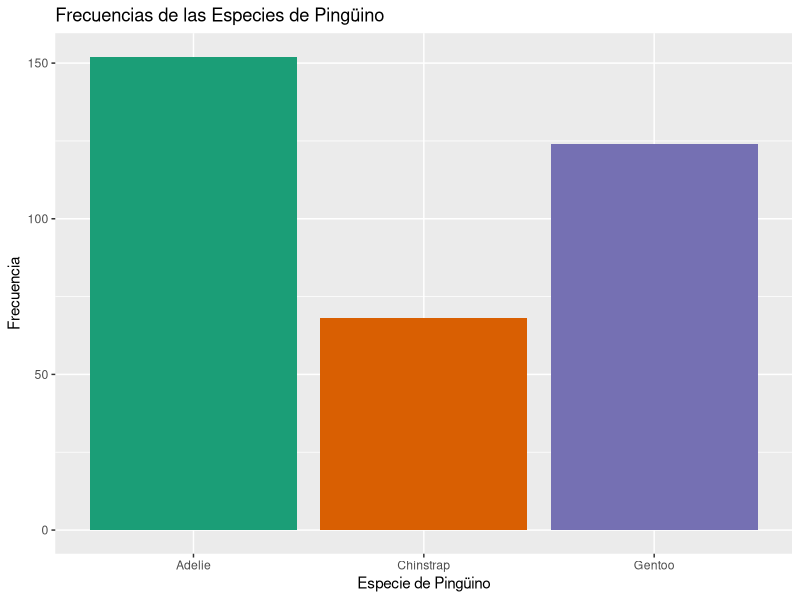
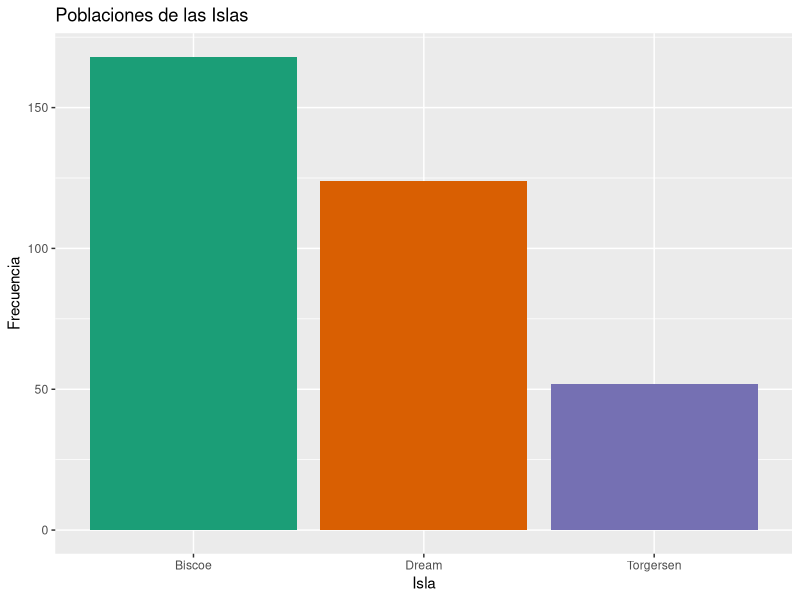
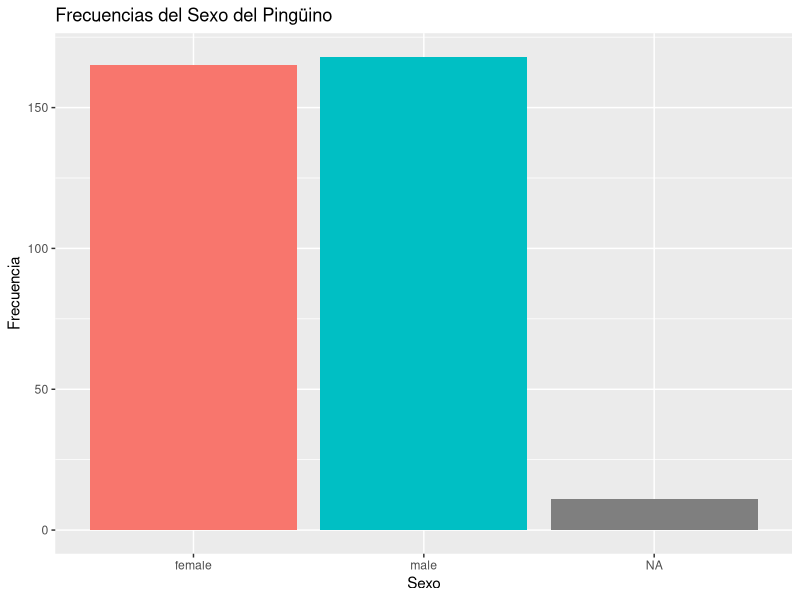
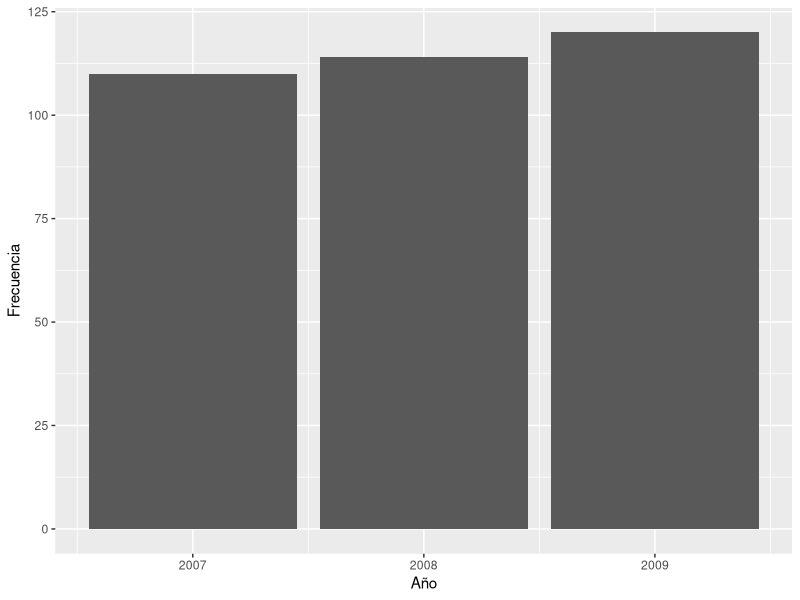
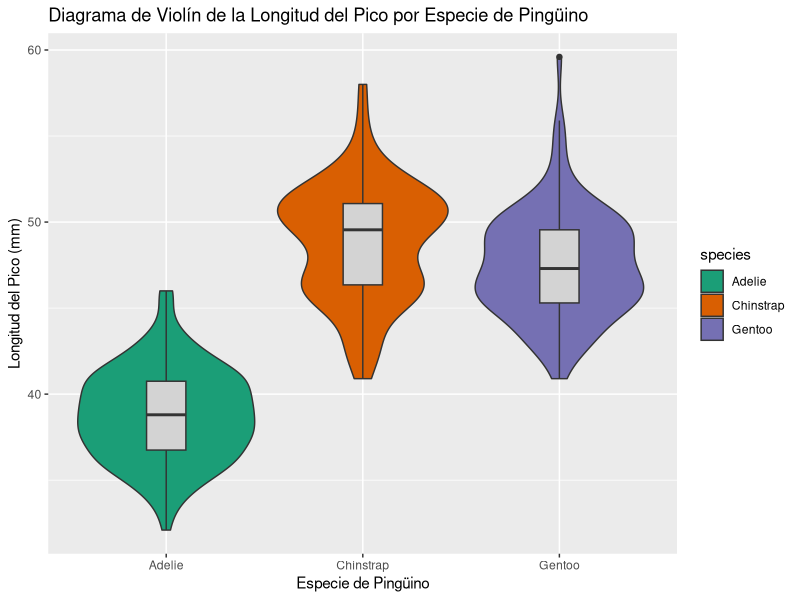
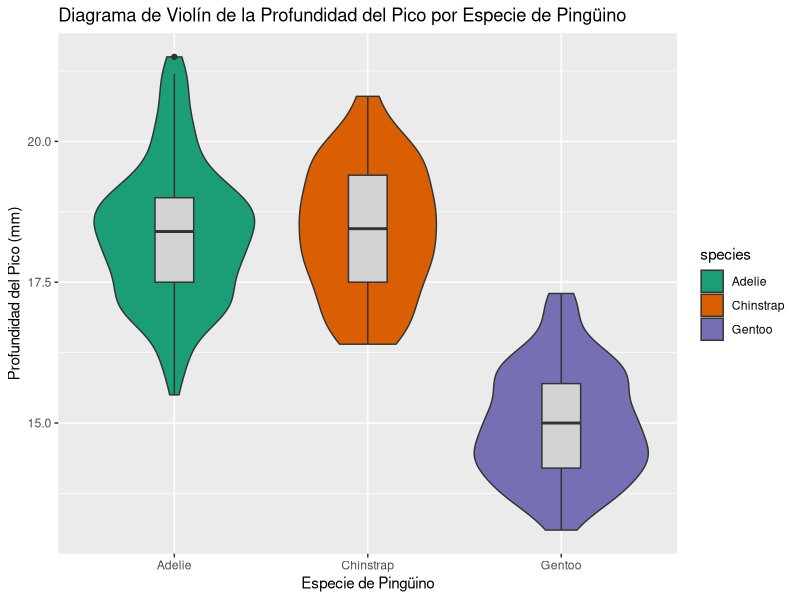
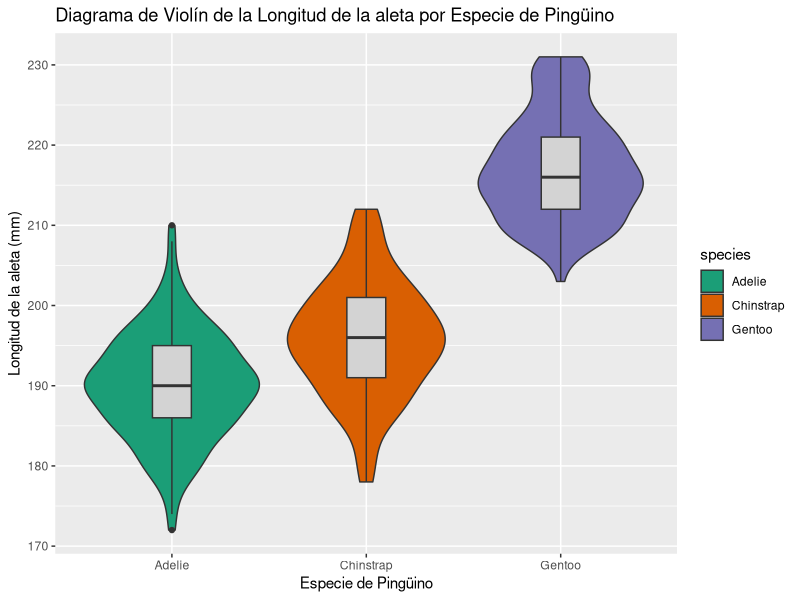
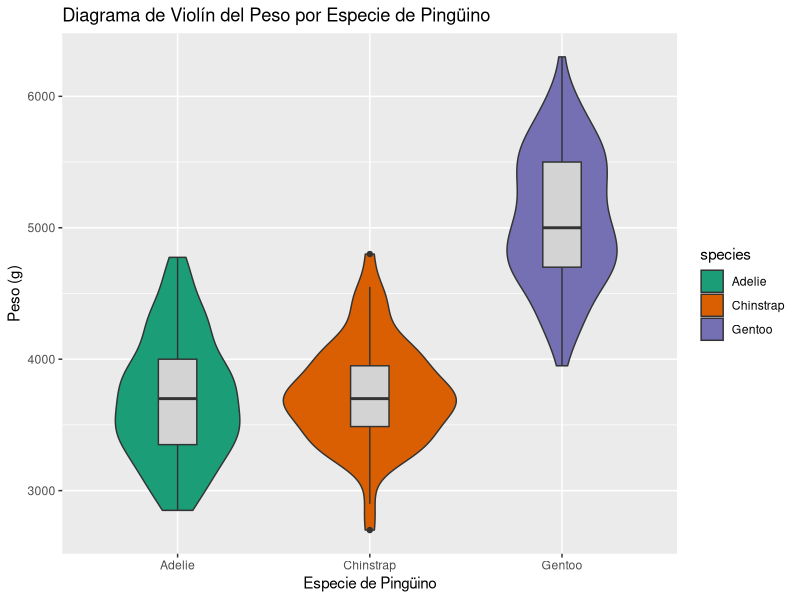

Recreate these plots in R, in order.
## ---- chunk 1
library(palmerpenguins)
library(ggplot2)
#library(stat_binhex)
library(corrplot)
library(tidyr)
## ---- chunk 2
library(palmerpenguins)
str(penguins)
nrows=nrow(penguins)
## ---- chunk 3
x=table(penguins$species)
c(x,"NA's"=sum(is.na(penguins$species)))
## ---- chunk 4
x=table(penguins$island)
c(x,"NA's"=sum(is.na(penguins$island)))
## ---- chunk 5
estadisticos=summary(penguins$bill_length_mm)
estadisticos
## ---- chunk 6
estadisticos=summary(penguins$bill_depth_mm)
estadisticos
## ---- chunk 7
estadisticos=summary(penguins$flipper_length_mm)
estadisticos
## ---- chunk 8
estadisticos=summary(penguins$body_mass_g)
estadisticos
## ---- chunk 9
x=table(penguins$sex)
c(x,"NA's"=sum(is.na(penguins$sex)))
## ---- chunk 10
x=table(penguins$year)
c(x,"NA's"=sum(is.na(penguins$year)))
## ---- chunk 11
pesos=na.omit(penguins$body_mass_g)
sum(pesos%%5)
## ---- chunk 12
library(ggplot2)
species_colors = c("orange", "purple", "darkcyan")
## ---- chunk 13
table(penguins$species)
## ---- chunk 14
ggplot(penguins, aes(x=species, fill=species)) +
  geom_bar() +
  labs(x = "Especie de Pingüino", y = "Frecuencia",
       title = "Frecuencias de las Especies de Pingüino") +
  scale_fill_brewer(palette = "Dark2") +
  theme(legend.position="none")
## ---- chunk 15
table(penguins$island)
## ---- chunk 16
ggplot(penguins, aes(x=island, fill=island)) +
  geom_bar() +
  labs(x = "Isla", y = "Frecuencia",
       title = "Poblaciones de las Islas") +
  scale_fill_brewer(palette = "Dark2") +
  theme(legend.position="none")
## ---- chunk 17
summary(penguins$bill_length_mm)
sd(penguins$bill_length_mm, na.rm = TRUE)
## ---- chunk 18
summary(penguins$bill_depth_mm)
sd(penguins$bill_depth_mm, na.rm = TRUE)
## ---- chunk 19
summary(penguins$flipper_length_mm)
sd(penguins$flipper_length_mm, na.rm = TRUE)
## ---- chunk 20
summary(penguins$body_mass_g)
sd(penguins$body_mass_g, na.rm = TRUE)
## ---- chunk 21
table(penguins$sex)
## ---- chunk 22
ggplot(penguins, aes(x=sex, fill=sex)) +
  geom_bar() +
  labs(x = "Sexo", y = "Frecuencia",
       title = "Frecuencias del Sexo del Pingüino") +
  theme(legend.position="none")
## ---- chunk 23
table(penguins$year)
## ---- chunk 24
ggplot(penguins, aes(x=year)) +
  geom_bar() +
  labs(x = "Año", y = "Frecuencia") +
  theme(legend.position="none")
## ---- chunk 25
ggplot(penguins, aes(x = species, y = bill_length_mm, fill = species)) +
  geom_violin() +
  geom_boxplot(width=0.2, fill="lightgray") +
  labs(x = "Especie de Pingüino", y = "Longitud del Pico (mm)",
       title = "Diagrama de Violín de la Longitud del Pico por Especie de Pingüino") +
  scale_fill_brewer(palette = "Dark2")
## ---- chunk 26
ggplot(penguins, aes(x = species, y = bill_depth_mm, fill = species)) +
  geom_violin() +
  geom_boxplot(width=0.2, fill="lightgray") +
  labs(x = "Especie de Pingüino", y = "Profundidad del Pico (mm)",
       title = "Diagrama de Violín de la Profundidad del Pico por Especie de Pingüino") +
  scale_fill_brewer(palette = "Dark2")
## ---- chunk 27
ggplot(penguins, aes(x = species, y = flipper_length_mm, fill = species)) +
  geom_violin() +
  geom_boxplot(width=0.2, fill="lightgray") +
  labs(x = "Especie de Pingüino", y = "Longitud de la aleta (mm)",
       title = "Diagrama de Violín de la Longitud de la aleta por Especie de Pingüino") +
  scale_fill_brewer(palette = "Dark2")
## ---- chunk 28
ggplot(penguins, aes(x = species, y = body_mass_g, fill = species)) +
  geom_violin() +
  geom_boxplot(width=0.2, fill="lightgray") +
  labs(x = "Especie de Pingüino", y = "Peso (g)",
       title = "Diagrama de Violín del Peso por Especie de Pingüino") +
  scale_fill_brewer(palette = "Dark2")
## ---- chunk 29
p <- ggplot(penguins, aes(fill=island, x=species)) +
  geom_bar() +
  labs(x = "Especie de Pingüino", y = "Frecuencia",
       title = "Distribución de la población por isla y especie")
print(p)
## ---- chunk 30
Sexo <- penguins$sex %>% as.character %>% replace(is.na(.), "NA") %>% as.factor
ggplot(penguins, aes(x = bill_length_mm,
                     y = flipper_length_mm,
                     color = species)) +
  geom_point(aes(shape = Sexo)) +
  geom_smooth(method = "lm", se = FALSE) +
  labs(title = "Longitud del Pico y de la Aleta por Especie y Sexo",
       x = "Longitud del Pico (mm)",
       y = "Longitud de la Aleta (mm)",
       shape="Sexo", color="Especie") +
  scale_color_manual(values=species_colors)
## ---- chunk 31
p <- ggplot(penguins, aes(x = species, y = flipper_length_mm, fill = sex)) +
  geom_bar(stat = "identity", position = "stack") +
  labs(x = "Especie de Pingüino", y = "Longitud de la Aleta (mm)",
       title = "Gráfico de Barras Apiladas de la Longitud de la Aleta por Género") +
  scale_fill_brewer(palette = "Set3")

print(p)
## ---- chunk 32
#p <- ggplot(penguins, aes(x = bill_length_mm, y = flipper_length_mm)) +
#  geom_hex() +
#  labs(x = "Longitud del Pico (mm)", y = "Longitud de la Aleta (mm)",
#       title = "Dispersión de la Longitud del Pico y de la Aleta")
#
#print(p)
## ---- chunk 33
p <- ggplot(penguins, aes(x = "", fill = sex)) +
  geom_bar(width = 1) +
  coord_polar(theta = "y") +
  facet_wrap(~species) +
  labs(x = NULL, y = NULL,
       title = " Proporción de Género por Especie de Pingüino") +
  theme_void() +
  scale_fill_brewer(palette = "Set2")

print(p)
## ---- chunk 34
ggplot(penguins, aes(x = bill_length_mm,
                     y = body_mass_g,
                     color = species)) +
  geom_point(aes(shape = Sexo)) +
  geom_smooth(method = "lm", se = FALSE) +
  labs(x = "Longitud del Pico (mm)", y = "Masa Corporal (g)",
       title = "Longitud del Pico y Masa Corporal por Especie de Pingüino", color = "Especie", shape = "Sexo") +
  scale_color_manual(values=species_colors)
## ---- chunk 35
ggplot(penguins, aes(x = bill_length_mm,
                     y = bill_depth_mm,
                     color = species)) +
  geom_point(aes(shape=Sexo)) +
  geom_smooth(method = "lm", se = FALSE) +
  labs(x = "Longitud del Pico (mm)", y = "Profundidad del Pico (mm)", color = "Especie", shape = "Sexo",
       title = "Dimensiones del Pico por Especie de Pingüino") +
  scale_color_manual(values=species_colors)
## ---- chunk 36
ggplot(penguins, aes(x = flipper_length_mm,
                     y = body_mass_g,
                     size = bill_length_mm,
                     color = species)) +
  geom_point(alpha = 0.7) +
  scale_size_continuous(range = c(3, 10)) +
  labs(x = "Longitud de la Aleta (mm)", y = "Peso Corporal (g)",
       title = "Longitud de Aleta vs. Peso Corporal vs. Tamaño del Pico por Especie de Pingüino")
## ---- chunk 37

ggplot(penguins, aes(x = island, fill = species)) +
  geom_bar() +
  labs(x = "Isla", y = "Número de Especies",
       title = "Número de Especies por Isla") +
  scale_fill_brewer(palette = "Set2")
## ---- chunk 38
ggplot(penguins, aes(x = year, y = body_mass_g)) +
  geom_point() +
  labs(x = "Año", y = "Peso Corporal (g)",
       title = " Año vs. Peso Corporal de Pingüinos")
## ---- chunk 39
ggplot(penguins, aes(x = year, y = body_mass_g)) +
  geom_bar(stat = "summary", fun = "mean", fill = "skyblue") +
  labs(x = "Año", y = "Peso Corporal Promedio (g)",
       title = "Peso Corporal Promedio de Pingüinos por Año")
## ---- chunk 40
ggplot(penguins, aes(x = interaction(species, island), y = bill_length_mm)) +
  geom_bar(stat = "summary", fun = "mean", fill = "skyblue", position = "dodge") +
  labs(x = "Especie e Isla", y = "Longitud del Pico Promedio (mm)",
       title = "Longitud del Pico Promedio por Combinación de Especie e Isla") +
  theme(axis.text.x = element_text(angle = 45, hjust = 1))
## ---- chunk 41
#Para poder la foto:
#descarga la foto y pollo en el directori del cartografia
# instruccion:  ![Descripcion que quieras]{ruta}
## ---- chunk 42
ggplot(na.omit(penguins), aes(x = species, y = bill_length_mm, fill = sex)) +
  geom_violin() +
  labs(x = "Especie de Pingüino", y = "Longitud del Pico (mm)",
       title = "Diagrama de Violín de la Longitud del Pico por Especie de Pingüino") +
  scale_fill_brewer(palette = "Dark2")
## ---- chunk 43
ggplot(na.omit(penguins), aes(x = species, y = bill_depth_mm, fill = sex)) +
  geom_violin() +
  labs(x = "Especie de Pingüino", y = "Profundidad del Pico (mm)",
       title = "Diagrama de Violín de la Profundidad del Pico por Especie de Pingüino") +
  scale_fill_brewer(palette = "Dark2")
## ---- chunk 44
ggplot(na.omit(penguins), aes(x = species, y = flipper_length_mm, fill = sex)) +
  geom_violin() +
  labs(x = "Especie de Pingüino", y = "Longitud de la aleta (mm)",
       title = "Diagrama de Violín de la Longitud de la aleta por Especie de Pingüino") +
  scale_fill_brewer(palette = "Dark2")
## ---- chunk 45
ggplot(na.omit(penguins), aes(x = species, y = body_mass_g, fill = sex)) +
  geom_violin() +
  labs(x = "Especie de Pingüino", y = "Peso (g)",
       title = "Diagrama de Violín del Peso por Especie de Pingüino") +
  scale_fill_brewer(palette = "Dark2")
## ---- chunk 46
ggplot(penguins, aes(x = island, y = bill_length_mm, fill = island)) +
  geom_violin() +
  geom_boxplot(width=0.2, fill="lightgray") +
  labs(x = "Especie de Pingüino", y = "Longitud del Pico (mm)",
       title = "Diagrama de Violín de la Longitud del Pico por Año", fill="year") + 
  scale_fill_brewer(palette = "Dark2")
## ---- chunk 47
ggplot(penguins, aes(x = island, y = bill_depth_mm, fill = island)) +
  geom_violin() +
  geom_boxplot(width=0.2, fill="lightgray") +
  labs(x = "Especie de Pingüino", y = "Profundidad del Pico (mm)",
       title = "Diagrama de Violín de la Profundidad del Pico por Año", fill="year") +
  scale_fill_brewer(palette = "Dark2")
## ---- chunk 48
ggplot(penguins, aes(x = island, y = flipper_length_mm, fill = island)) +
  geom_violin() +
  geom_boxplot(width=0.2, fill="lightgray") +
  labs(x = "Especie de Pingüino", y = "Longitud de la aleta (mm)",
       title = "Diagrama de Violín del Peso por Año", fill="year") +
  scale_fill_brewer(palette = "Dark2")
## ---- chunk 49
ggplot(penguins, aes(x = island, y = body_mass_g, fill = island)) +
  geom_violin() +
  geom_boxplot(width=0.2, fill="lightgray") +
  labs(x = "Especie de Pingüino", y = "Peso (g)",
       title = "Diagrama de Violín del Peso por Año") +
  scale_fill_brewer(palette = "Dark2")
## ---- chunk 50
ggplot(penguins, aes(x = as.factor(year), y = bill_length_mm, fill = as.factor(year))) +
  geom_violin() +
  geom_boxplot(width=0.2, fill="lightgray") +
  labs(x = "Especie de Pingüino", y = "Longitud del Pico (mm)",
       title = "Diagrama de Violín de la Longitud del Pico por Año", fill="year") + 
  scale_fill_brewer(palette = "Dark2")
## ---- chunk 51
ggplot(penguins, aes(x = as.factor(year), y = bill_depth_mm, fill = as.factor(year))) +
  geom_violin() +
  geom_boxplot(width=0.2, fill="lightgray") +
  labs(x = "Especie de Pingüino", y = "Profundidad del Pico (mm)",
       title = "Diagrama de Violín de la Profundidad del Pico por Año", fill="year") +
  scale_fill_brewer(palette = "Dark2")
## ---- chunk 52
ggplot(penguins, aes(x = as.factor(year), y = flipper_length_mm, fill = as.factor(year))) +
  geom_violin() +
  geom_boxplot(width=0.2, fill="lightgray") +
  labs(x = "Especie de Pingüino", y = "Longitud de la aleta (mm)",
       title = "Diagrama de Violín del Peso por Año", fill="year") +
  scale_fill_brewer(palette = "Dark2")
## ---- chunk 53
ggplot(penguins, aes(x = as.factor(year), y = body_mass_g, fill = as.factor(year))) +
  geom_violin() +
  geom_boxplot(width=0.2, fill="lightgray") +
  labs(x = "Especie de Pingüino", y = "Peso (g)",
       title = "Diagrama de Violín del Peso por Año") +
  scale_fill_brewer(palette = "Dark2")
